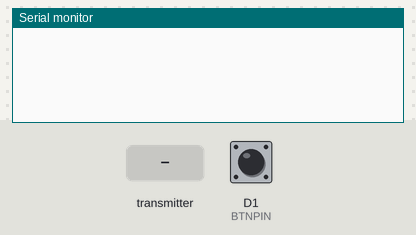
Bench run of a sketch on a simulated ESP8266 (NodeMCU). Shown: the last lines printed to the serial monitor. The inputs (shaded band) are chosen by the test bench; at power-on: D1 (BTNPIN) LOW.

Above: at 1.2 s.
1.3 s: D1 (BTNPIN) pulled HIGH for 0.15 s
At 2.3 s:
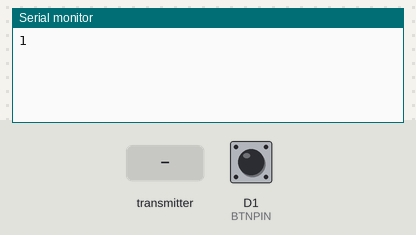
3.1 s: the transmitter starts sending temp = 25
At 4.6 s:
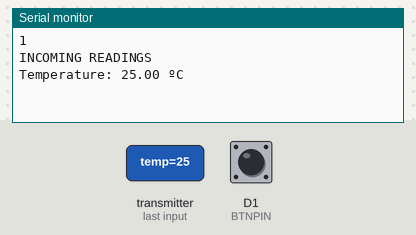

The sketch:

tes_esp_now_swicth.ino
```cpp
// (licence header left out)
#include <ESP8266WiFi.h>
#include <espnow.h>

// REPLACE WITH THE MAC Address of your receiver
uint8_t broadcastAddress[] = {0xEC, 0xFA, 0xBC, 0x05, 0x68, 0x4E};

// Digital pin connected to the DHT sensor
#define BTNPIN D1

byte readPin;

bool button;
bool sts;

// Define variables to store DHT readings to be sent
float temperature;

//float humidity;

// Define variables to store incoming readings
float incomingTemp;

// Variable to store if sending data was successful
String success;

//Must match the receiver structure
typedef struct struct_recv_message {
  float temp;
  //  float hum;
} struct_recv_message;

//Structure example to send data
typedef struct struct_send_message {
  bool btn;
} struct_send_message;

// Create a struct_message called DHTReadings to hold sensor readings
struct_send_message btnReadings;

// Create a struct_message to hold incoming sensor readings
struct_recv_message incomingReadings;

// Callback when data is sent
void OnDataSent(uint8_t *mac_addr, uint8_t sendStatus) {
//  Serial.print("Last Packet Send Status: ");
  if (sendStatus == 0) {
  //  Serial.println("Delivery success");
  }
  else {
  //  Serial.println("Delivery fail");
  }
}

// Callback when data is received
void OnDataRecv(uint8_t * mac, uint8_t *incomingData, uint8_t len) {
  memcpy(&incomingReadings, incomingData, sizeof(incomingReadings));
//  Serial.print("Bytes received: ");
//  Serial.println(len);
  incomingTemp = incomingReadings.temp;
  //  incomingHum = incomingReadings.hum;
}

void getReadings() {

  // read button

  readPin = digitalRead(BTNPIN);

  if (readPin == HIGH) {
    antiBounce();
    button = true;
    sts = true;
    Serial.println(button);
  }
  else {
    button = false;
  }
  btnReadings.btn = button;

  /////////////////!!!!!!!!!!!    this    !!!!!!!!!!!//////////////////
    esp_now_send(broadcastAddress, (uint8_t *) &btnReadings, sizeof(btnReadings));


  //Read Temperature
  //  temperature = dht.readTemperature();
  //Read temperature as Fahrenheit (isFahrenheit = true)
  //float t = dht.readTemperature(true);
  //  if (isnan(temperature)){
  //    Serial.println("Failed to read from DHT");
  //    temperature = 0.0;
  //  }
  //  humidity = dht.readHumidity();
  //  if (isnan(humidity)){
  //    Serial.println("Failed to read from DHT");
  //    humidity = 0.0;
  //  }
}

void printIncomingReadings() {
  // Display Readings in Serial Monitor
  Serial.println("INCOMING READINGS");
  Serial.print("Temperature: ");
  Serial.print(incomingTemp);
  Serial.println(" ºC");
  //  Serial.print("Humidity: ");
  //  Serial.print(incomingHum);
  //  Serial.println(" %");
}

void setup() {
  // Init Serial Monitor
  Serial.begin(115200);

  // Set device as a Wi-Fi Station

  WiFi.mode(WIFI_STA);
  WiFi.disconnect();

  // Init ESP-NOW
  if (esp_now_init() != 0) {
    Serial.println("Error initializing ESP-NOW");
    return;
  }

  // Set ESP-NOW Role
  esp_now_set_self_role(ESP_NOW_ROLE_COMBO);

  // Once ESPNow is successfully Init, we will register for Send CB to
  // get the status of Trasnmitted packet
  esp_now_register_send_cb(OnDataSent);

  // Register peer
  esp_now_add_peer(broadcastAddress, ESP_NOW_ROLE_COMBO, 1, NULL, 0);

  // Register for a callback function that will be called when data is received
  esp_now_register_recv_cb(OnDataRecv);
}

void loop() {
  //  unsigned long currentMillis = millis();
  getReadings();
  if (incomingTemp && sts) {
  // save the last time you updated the DHT values
  // previousMillis = currentMillis;
  // Get DHT readings
  //Set values to send
  //  DHTReadings.hum = humidity;
  // Send message via ESP-NOW
    sts = false;
  // Print incoming readings
    printIncomingReadings();
  }
}

void antiBounce() {
  while (readPin) {
    readPin = digitalRead(BTNPIN);
    delay(100);
  }
}
```

Measured:
- after the input at 1.3 s, the serial monitor: prints a new line after 0.30 s (image 1)
- after the input at 3.1 s, the serial monitor: prints a new line at once (image 2)
